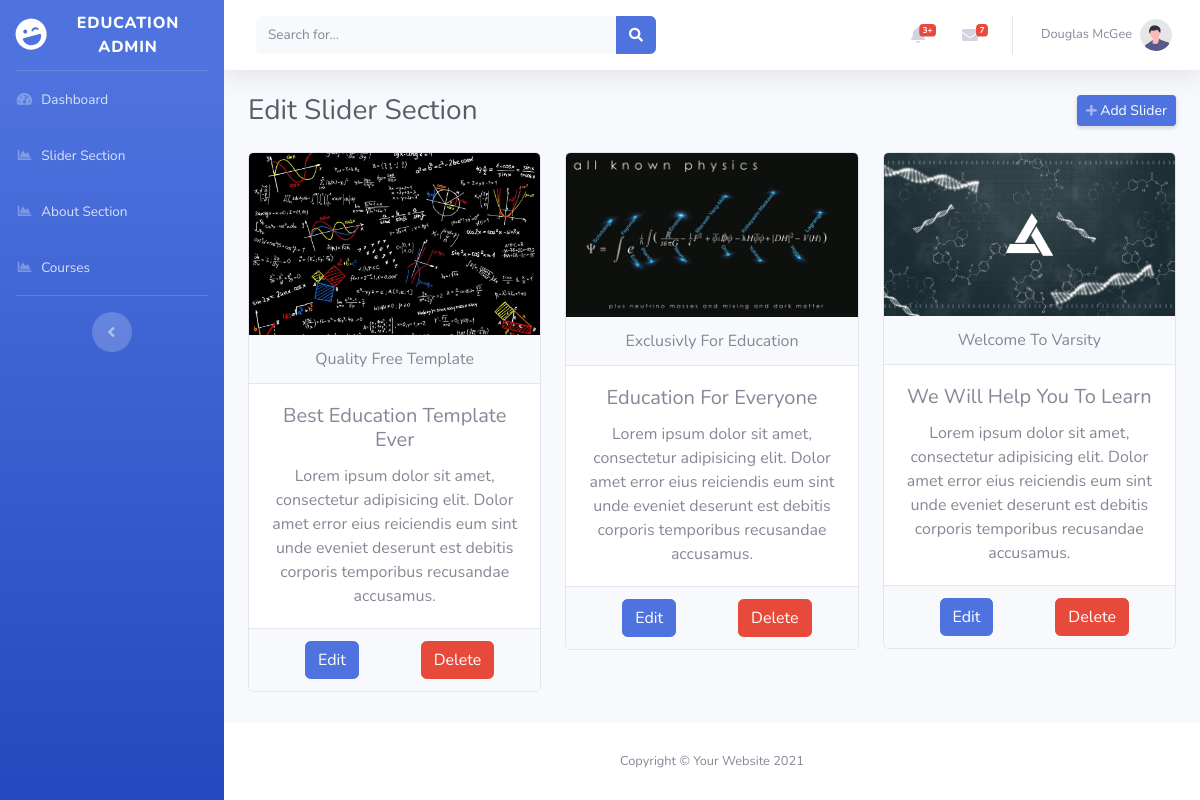
Screenshot of /index.php/admin/sliderSection with the database file from the repository.
### tables this page shows
CREATE TABLE `sliders` (
  `id` int(11) NOT NULL,
  `title` varchar(255) DEFAULT NULL,
  `title_2` text DEFAULT NULL,
  `description` text DEFAULT NULL,
  `attachment` varchar(255) DEFAULT NULL,
  `date` datetime NOT NULL DEFAULT current_timestamp()
);

### application/controllers/Admin.php (called while the page is built, shortened)
<?php
class Admin extends CI_Controller
{
    public function loads($view, $data = [])
    {
        $this->load->view('admin/header', $data);
        $this->load->view('admin/' . $view, $data);
        $this->load->view('admin/footer', $data);
    }
    public function sliderSection()
    {
        $data = [];
        $sliderData = getRows("md5(id) as id, title, title_2,description,date,attachment", "sliders", "1=1");
        $data["data"] = $sliderData;
        $data["title"] = "Slider Section";
        $this->loads("slider-section", $data);
    }
}

### index.php (called while the page is built, shortened)
<?php
require_once BASEPATH.'core/CodeIgniter.php';

### application/helpers/fn_helper.php (called while the page is built, shortened)
<?php
function getRows($fields, $table, $where = '1=1')
{
    $ci = &get_instance();
    $q = $ci->db->query("select $fields from $table where $where");
    return $q->result_array();
}

### application/views/admin/slider-section.php (the view, shortened to what this page needs)
<div class="container-fluid">
    <div class="d-sm-flex align-items-center justify-content-between mb-4">
        <h1 class="h3 mb-0 text-gray-800">Edit <?= $title ?></h1>
        <a href="<?= base_url(ADM) ?>/add-slider" class="d-none d-sm-inline-block btn btn-sm btn-primary shadow-sm"><i class="fas fa-plus fa-sm text-white-50"></i> Add Slider</a>
    </div>
    <div class="row">
        <?php
        foreach ($data as $key => $value) {
        ?>
            <div class="col-lg-4 col-md-4 col-xs-12">
                <div class="card text-center">
                    <img class="card-img-top" title="Slider Image" src="<?=base_url()?>/src/uploads/<?=$value["attachment"]?>" alt="Card image cap">
                    <div class="card-header" title="Title 1">
                        <?= $value["title"] ?>
                    </div>
                    <div class="card-body">
                        <h5 class="card-title" title="Title 2"><?= $value["title_2"] ?></h5>
                        <p class="card-text" title="Slider Description"><?= $value["description"] ?></p>
                    </div>
                    <div class="card-footer text-muted">
                        <div class="d-flex">
                            <div class="col-md-6"> <a href="<?= base_url(ADM) ?>/add-slider/<?= $value['id'] ?>" class="btn btn-primary"> Edit </a> </div>
                            <div class="col-md-6"> <button class="btn btn-danger"> Delete </button> </div>
                        </div>
                    </div>
                </div>
            </div>
        <?php
        }
        ?>
    </div>
</div>

### rows the page displays
sliders: attachment (picture), title "Quality Free Template", title_2 "Best Education Template Ever", description "Lorem ipsum dolor sit amet, consectetur adipisicing elit. Dolor amet error eius reiciendis eum sint unde eveniet deserunt est debitis corporis temporibus recusandae accusamus."
sliders: attachment (picture), title "Exclusivly For Education", title_2 "Education For Everyone", description "Lorem ipsum dolor sit amet, consectetur adipisicing elit. Dolor amet error eius reiciendis eum sint unde eveniet deserunt est debitis corporis temporibus recusandae accusamus."
sliders: attachment (picture), title "Welcome To Varsity", title_2 "We Will Help You To Learn", description "Lorem ipsum dolor sit amet, consectetur adipisicing elit. Dolor amet error eius reiciendis eum sint unde eveniet deserunt est debitis corporis temporibus recusandae accusamus."

### other values shown
$title "Slider Section"
